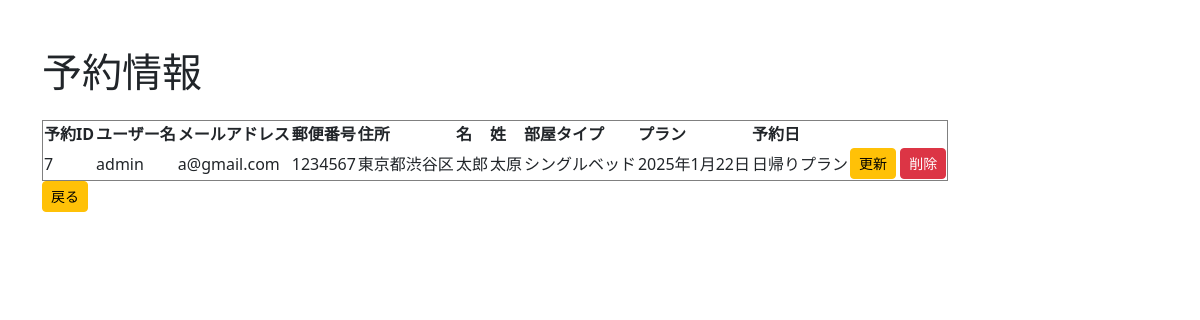
Page /yoyaku/ (signed in) on the committed database.
### bookingfront/models.py (models this page shows, shortened)
class Reservation(models.Model):
    user = models.ForeignKey(User, on_delete=models.CASCADE,related_name="reservations")
    password = models.CharField(max_length=50)
    email = models.EmailField(
        verbose_name=("email"),
        unique=True
    )
    birth_date = models.DateField(
        verbose_name=("birth_date"),
        blank=True,
        null=True
    )
    postal_number=models.CharField(max_length=7)
    address=models.CharField(max_length=100)
    first_name = models.CharField(
        verbose_name=("first_name"),
        max_length=150,
        null=True,
        blank=False
    )
    last_name = models.CharField(
        verbose_name=("last_name"),
        max_length=150,
        null=True,
        blank=False
    )
    room_type = models.ForeignKey(RoomType, on_delete=models.CASCADE)
    reservation_date=models.DateField(null=True)
    plan = models.ForeignKey(Plan, on_delete=models.CASCADE)

class RoomType(models.Model):
    name = models.CharField(max_length=50)
    reservation_date=models.DateField(null=True)
    room_price = models.DecimalField(max_digits=8, decimal_places=2,null=False)
    def __str__(self):
        return self.name

class Plan(models.Model):
    name = models.CharField(max_length=100)
    description = models.TextField()
    plan_price = models.DecimalField(max_digits=8, decimal_places=2)
    meal_included = models.BooleanField(default=False)
    def __str__(self):
        return self.name

### accounts/models.py (models this page shows)
class User(AbstractBaseUser, PermissionsMixin):
    account_id = models.CharField(
        verbose_name=_("account_id"),
        unique=True,
        max_length=10
    )
    email = models.EmailField(
        verbose_name=_("email"),
        unique=True
    )
    first_name = models.CharField(
        verbose_name=_("first_name"),
        max_length=150,
        null=True,
        blank=False
    )
    last_name = models.CharField(
        verbose_name=_("last_name"),
        max_length=150,
        null=True,
        blank=False
    )
    birth_date = models.DateField(
        verbose_name=_("birth_date"),
        blank=True,
        null=True
    )
    postal_number=models.CharField(max_length=7)
    address=models.CharField(max_length=100)
    is_superuser = models.BooleanField(
        verbose_name=_("is_superuer"),
        default=False
    )
    is_staff = models.BooleanField(
        verbose_name=_('staff status'),
        default=False,
    )
    is_active = models.BooleanField(
        verbose_name=_('active'),
        default=True,
    )
    created_at = models.DateTimeField(
        verbose_name=_("created_at"),
        auto_now_add=True
    )
    updated_at = models.DateTimeField(
        verbose_name=_("updateded_at"),
        auto_now=True
    )
    objects = UserManager()
    USERNAME_FIELD = 'account_id'
    REQUIRED_FIELDS = ['email']
    def __str__(self):
        return self.account_id

### bookingfront/views.py (the view)
# urls.py: path('yoyaku/', views.yoyaku, name='yoyaku'),
@login_required
def yoyaku(request):
    reservations = Reservation.objects.filter(user=request.user)
    return render(request, 'yoyaku.html', {'reservations': reservations})

### bookingfront/templates/yoyaku.html (shortened to what this page needs)
<!doctype html>
<html lang="ja">
  <head>
    <link href="https://cdn.jsdelivr.net/npm/bootstrap@5.3.0/dist/css/bootstrap.min.css" rel="stylesheet">
  </head>
  <body>
    <div class="container mt-5">
      <h1 class="mb-4">予約情報</h1>
      <table border="1">
        <thead>
            <tr>
                <th>予約ID</th>
                <th>ユーザー名</th>
                <th>メールアドレス</th>
                <th>郵便番号</th>
                <th>住所</th>
                <th>名</th>
                <th>姓</th>
                <th>部屋タイプ</th>
                <th>プラン</th>
                <th>予約日</th>
            </tr>
        </thead>
        <tbody>
            {% for reservation in reservations %}
                <tr>
                    <td>{{ reservation.id }}</td>
                    <td>{{ reservation.user }}</td>
                    <td>{{ reservation.email }}</td>
                    <td>{{ reservation.postal_number }}</td>
                    <td>{{ reservation.address }}</td>
                    <td>{{ reservation.first_name }}</td>
                    <td>{{ reservation.last_name }}</td>
                    <td>{{ reservation.room_type }}</td>
                    <td>{{ reservation.reservation_date }}</td>
                    <td>{{ reservation.plan }}</td>
                    <td>
                      <a href="{% url 'bookingfront:update_reservation' reservation.id %}" class="btn btn-warning btn-sm">更新</a>
                      <a href="{% url 'bookingfront:delete_reservation' reservation.id %}" class="btn btn-danger btn-sm" onclick="return confirm('本当に削除しますか？')">削除</a>
                    </td>
                </tr>
            {% endfor %}
        </tbody>
    </table>
    <a href="{% url 'bookingfront:home' %}" class="btn btn-warning btn-sm">戻る</a>
    </div>
  </body>
</html>

### rows in the picture
Reservation: id "7", user "admin", email "a@gmail.com", postal_number "1234567", address "東京都渋谷区", first_name "太郎", last_name "太原", room_type "シングルベッド", reservation_date "2025年1月22日", plan "日帰りプラン"
